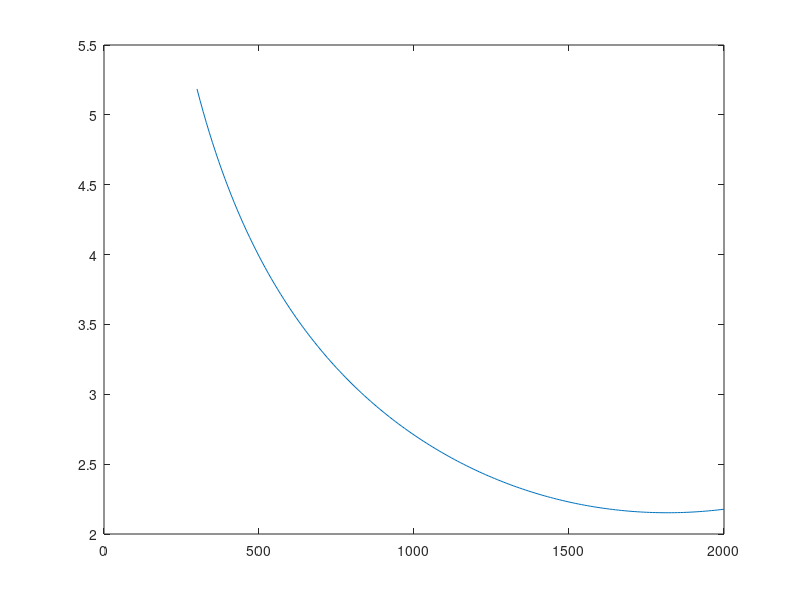

Source code (MATLAB):
%This script is used to calculate total thermal conductivity (lattice + radiation) of solid
%mineral up to 2000 K, from method of Hofmeister 1999
%Created on 2020-6-21

T=[300:10:2000.0]';%[K]
P=0.0;%[GPa]
a0=0.3407e-4;%thermal expansivity from Fei 1995
a1=0.8674e-8;
a2=-0.7545;

Tintg=a0*(T-298)+0.5*a1*(T.^2-298^2)+a2*(-1.0./T+1.0/298.0);%Eq.(10)
K298=5.2;%7.7%Data from Hofmeister 1999 Table 1
a=0.45;%0.33;
dKTdP=5.2;%4.0;
KT=183;%127.9;%isothermal bulk modulus
ga=1.25;%Gruneisen parameter
KL=K298*(298.0./T).^a.*exp(-Tintg*(1.0/3.0+4.0*ga))*(1.0+dKTdP*P/KT)^((4.0*ga+1.0/3.0)/dKTdP);%lattice only
KR=8.5e-11*T.^3;%radiation only
KLR=KL+KR;%lattice+radiation
plot(T,KLR);